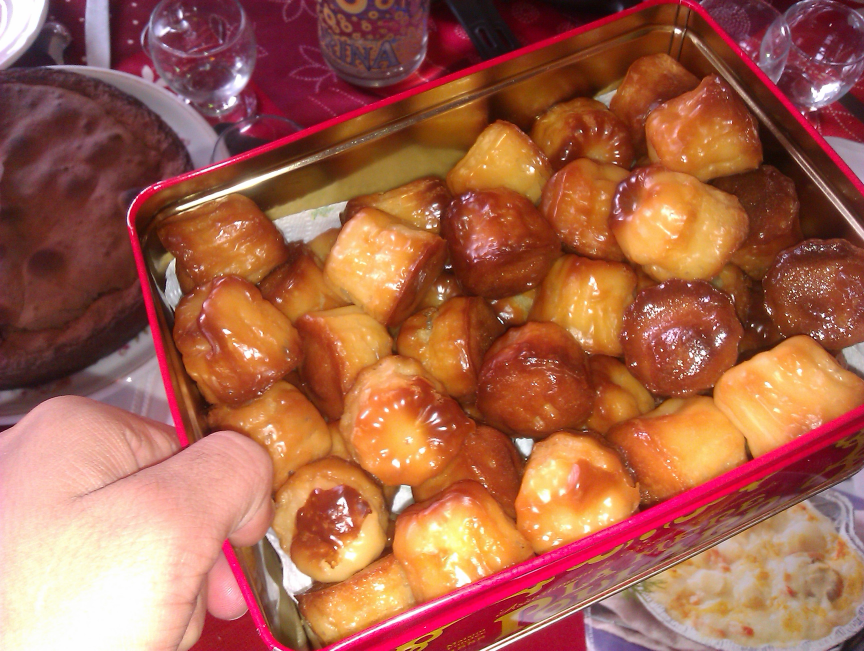
#> input picture IMAG0449.jpg, 2592 x 1952 px (shown at 1/3 size)
$ python Bleu.py
#> lines starting #> are read from the running program, lines starting #| are printed output that depends on the picture
from PIL import Image
import numpy as np
import os as os
import matplotlib.pyplot as plt
import matplotlib.image as im
os.chdir('C:\\Users\\pierre\\Desktop')
img=Image.open("IMAG0449.jpg")
#> img is the input picture: PIL image 2592x1952 RGB; mean R, G, B 165.8, 98.6, 74.9
tab=np.array(img)
"""img.show()
print(tab)
print(tab.shape)"""
for i in range(0,1952):
    for j in range(0,2592):
        tab[i][j][0]=0
        tab[i][j][1]=0
        j=j+1
    i=i+1
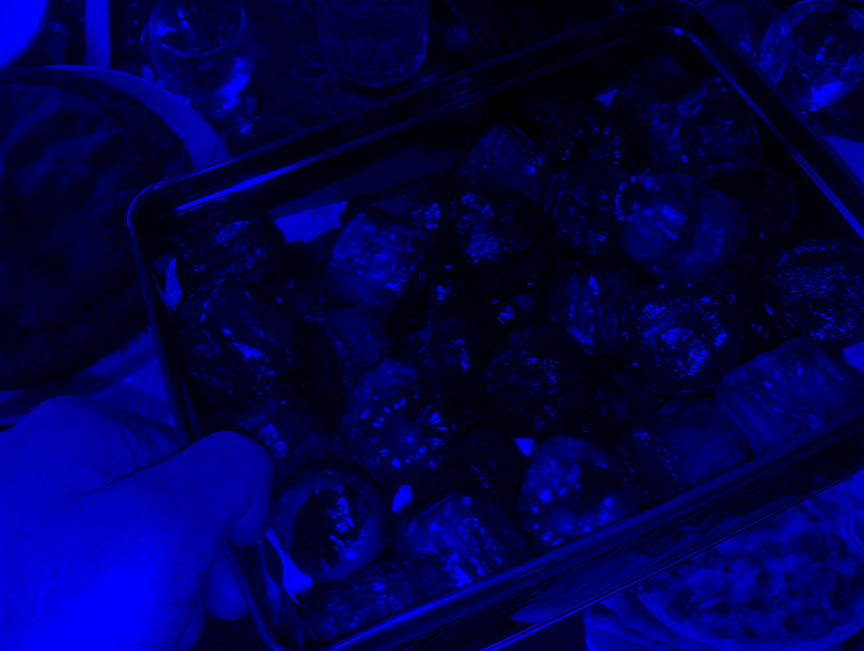
#> tab: shape (1952, 2592, 3) (shown at 1/3 size); mean R, G, B 0, 0, 74.9


nouvelle_image=Image.fromarray(tab)
nouvelle_image.show()
nouvelle_image.save("IMAG0449_bleu.jpg")
